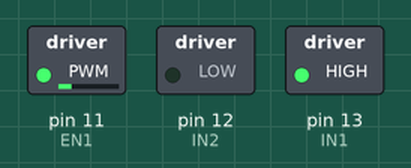
Simulated run of this sketch. Board: Arduino Uno, built with avr-gcc and run on an emulated ATmega328P. On the bench: switched loads named in the sketch (green lamp = pin HIGH).

Above: at 0.05 s.
At 2.75 s:
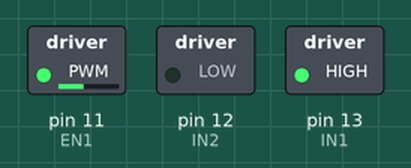
At 5.5 s:
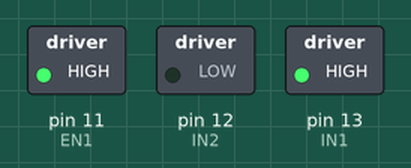
At 11.0 s:
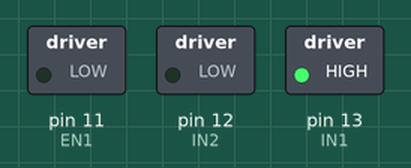
Timing chart, 0 to 12.7 s (numbered marks = the images above):
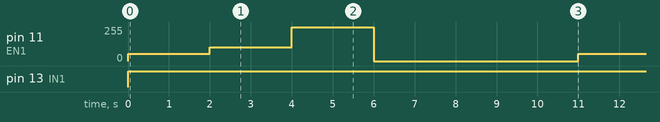

The sketch:

Wheel_4.ino
```cpp
int IN1 = 13; //input1 подключен к выводу 8
int IN2 = 12;
int EN1 = 11;
void setup()
{
 pinMode (EN1, OUTPUT);
 pinMode (IN1, OUTPUT);
 pinMode (IN2, OUTPUT);
}
void loop()
{
  digitalWrite (IN1, HIGH);
  digitalWrite (IN2, LOW);
  analogWrite(EN1,55);
  delay(2000);
  analogWrite(EN1,105);
  delay(2000);
  analogWrite(EN1,255);
  delay(2000);
  analogWrite(EN1,0);
  delay(5000);
}
```

Measured:
- by itself, pin 11 (EN1): repeats every 11.0 s: 105/255 2.0 s, 255/255 2.0 s, 0/255 5.0 s, 55/255 2.0 s
- by itself, pin 13 (IN1): LOW → HIGH at 0.00 s
